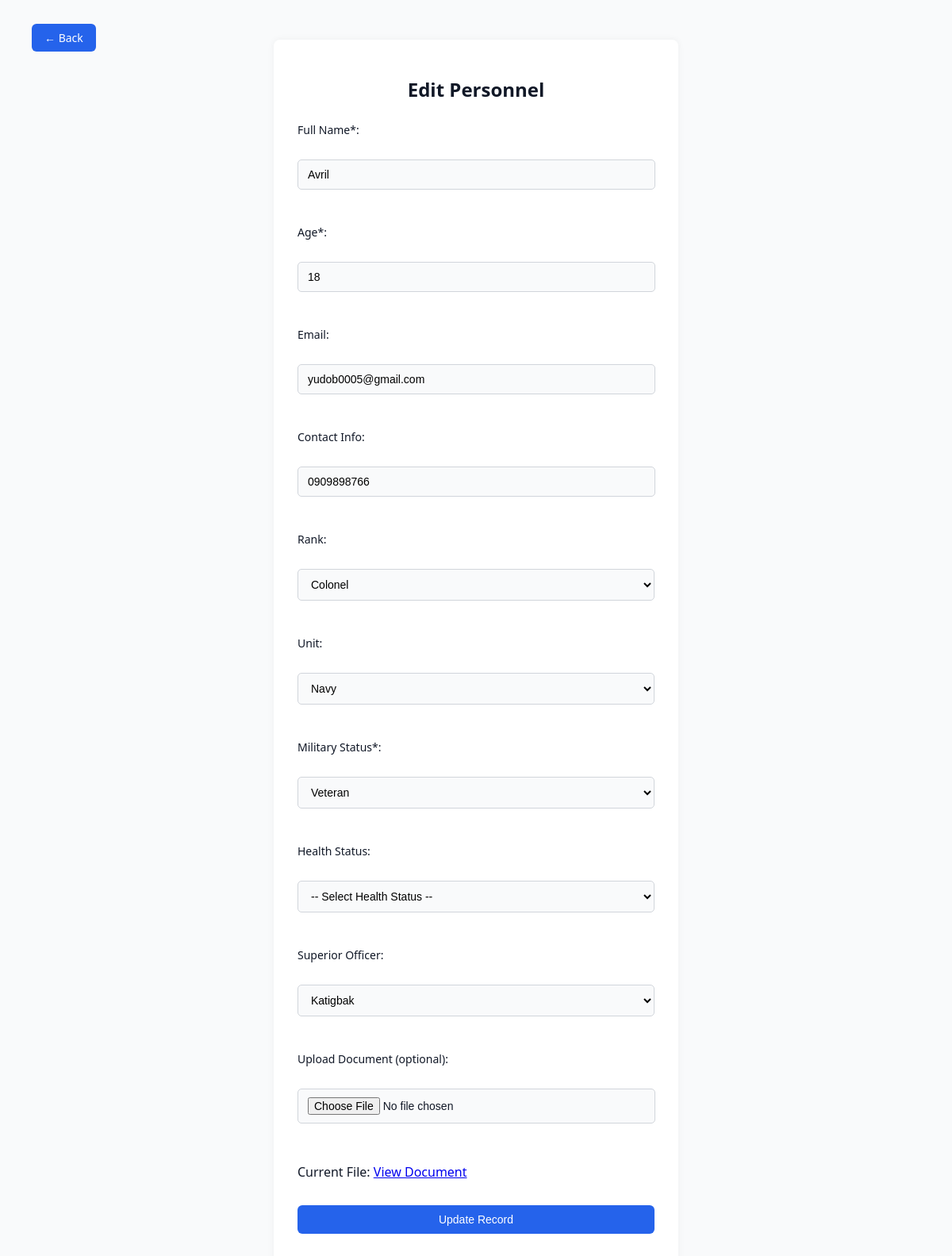
Page /people/edit.php?id=3 (signed in) on the committed database.
### tables this page shows
CREATE TABLE `people` (
  `id` int(11) NOT NULL,
  `name` varchar(100) NOT NULL,
  `age` int(11) NOT NULL,
  `contact` varchar(100) DEFAULT NULL,
  `email` varchar(100) DEFAULT NULL,
  `rank_id` int(11) DEFAULT NULL,
  `unit_id` int(11) DEFAULT NULL,
  `military_status` varchar(100) NOT NULL,
  `superior_id` int(11) DEFAULT NULL,
  `file_upload` varchar(255) DEFAULT NULL,
  `health_id` int(11) DEFAULT NULL
);

CREATE TABLE `ranks` (
  `id` int(11) NOT NULL,
  `rank_name` varchar(100) NOT NULL
);

CREATE TABLE `units` (
  `id` int(11) NOT NULL,
  `unit_name` varchar(100) NOT NULL
);

CREATE TABLE `statuses` (
  `id` int(11) NOT NULL,
  `status_name` varchar(50) NOT NULL,
  `description` varchar(255) DEFAULT NULL
);

### people/edit.php (the view, shortened to what this page needs)
<?php
require '../config/db.php';
$id = $_GET['id'];
$stmt = $pdo->prepare("SELECT * FROM people WHERE id = ?");
$stmt->execute([$id]);
$person = $stmt->fetch();
$ranks = $pdo->query("SELECT * FROM ranks ORDER BY rank_name")->fetchAll();
$units = $pdo->query("SELECT * FROM units ORDER BY unit_name")->fetchAll();
$stmt = $pdo->prepare("SELECT * FROM people WHERE id != ? ORDER BY name");
$stmt->execute([$id]);
$personnel = $stmt->fetchAll();
$statuses = $pdo->query("SELECT * FROM statuses ORDER BY status_name")->fetchAll();
?>
<!DOCTYPE html>
<html>
<head>
    <link rel="stylesheet" href="../css/editBtn.css">
</head>
<body>
<a href="index.php" class="back-button">← Back</a>
<form method="post" enctype="multipart/form-data">
    <h1>Edit Personnel</h1>
    <label>Full Name*:</label><br>
    <input type="text" name="name" value="<?= htmlspecialchars($person['name']) ?>" required><br><br>
    <label>Age*:</label><br>
    <input type="number" name="age" value="<?= htmlspecialchars($person['age']) ?>" min="18" max="70" required><br><br>
    <label>Email:</label><br>
    <input type="email" name="email" value="<?= htmlspecialchars($person['email'] ?? '') ?>"><br><br>
    <label>Contact Info:</label><br>
    <input type="text" name="contact" value="<?= htmlspecialchars($person['contact'] ?? '') ?>"><br><br>
    <label>Rank:</label><br>
    <select name="rank_id">
        <?php foreach ($ranks as $rank): ?>
            <option value="<?= $rank['id'] ?>" <?= $rank['id'] == $person['rank_id'] ? 'selected' : '' ?>>
                <?= htmlspecialchars($rank['rank_name']) ?>
            </option>
        <?php endforeach; ?>
    </select><br><br>
    <label>Unit:</label><br>
    <select name="unit_id">
        <?php foreach ($units as $unit): ?>
            <option value="<?= $unit['id'] ?>" <?= $unit['id'] == $person['unit_id'] ? 'selected' : '' ?>>
                <?= htmlspecialchars($unit['unit_name']) ?>
            </option>
        <?php endforeach; ?>
    </select><br><br>
    <label>Military Status*:</label><br>
    <select name="military_status" required>
        <?php foreach ($statuses as $status): ?>
            <option value="<?= htmlspecialchars($status['status_name']) ?>" <?= $status['status_name'] == $person['military_status'] ? 'selected' : '' ?>>
                <?= htmlspecialchars($status['status_name']) ?>
            </option>
        <?php endforeach; ?>
    </select><br><br>
    <label>Health Status:</label><br>
    <select name="health_id">
        <option value="">-- Select Health Status --</option>
    </select><br><br>
    <label>Superior Officer:</label><br>
    <select name="superior_id">
        <?php foreach ($personnel as $p): ?>
            <option value="<?= $p['id'] ?>" <?= $p['id'] == $person['superior_id'] ? 'selected' : '' ?>>
                <?= htmlspecialchars($p['name']) ?>
            </option>
        <?php endforeach; ?>
    </select><br><br>
    <label>Upload Document (optional):</label><br>
    <input type="file" name="file_upload"><br><br>
    <?php if (!empty($person['file_upload'])): ?>
        <p>Current File: <a href="<?= htmlspecialchars($person['file_upload']) ?>" target="_blank">View Document</a></p>
    <?php endif; ?>
    <button type="submit">Update Record</button>
</form>
</body>
</html>

### css/editBtn.css (style rules this page uses)
body { font-family: 'Segoe UI', sans-serif; margin: 50px; background-color: #f9fafb; color: #111827; display: flex; align-items: center; justify-content: center; min-height: 100vh; }
h1 { font-size: 24px; margin-bottom: 25px; text-align: center; }
a.back-button { position: absolute; top: 30px; left: 40px; background-color: #2563eb; color: #ffffff; padding: 8px 16px; font-size: 14px; border-radius: 6px; text-decoration: none; transition: background-color 0.3s ease; }
form { background-color: #ffffff; padding: 30px; border-radius: 8px; box-shadow: 0 0 10px rgba(0,0,0,0.05); max-width: 450px; width: 100%; }
form label { display: block; font-weight: 500; font-size: 14px; margin: 10px 0 6px; }
form input, form select { width: 425px; padding: 10px 12px; font-size: 14px; border: 1px solid #d1d5db; border-radius: 5px; background-color: #f9fafb; transition: border-color 0.3s ease; margin-bottom: 12px; }
form select { width: 450px; }
button[type="submit"] { background-color: #2563eb; color: #ffffff; padding: 10px 20px; font-size: 14px; border: none; border-radius: 6px; margin-top: 15px; margin-bottom: 35px; cursor: pointer; transition: background-color 0.3s ease; width: 100%; }

### rows in the picture
people: name "Avril", age "18", email "yudob0005@gmail.com", contact "0909898766", rank_id "Colonel", unit_id "Navy", military_status "Veteran", superior_id "Katigbak"
